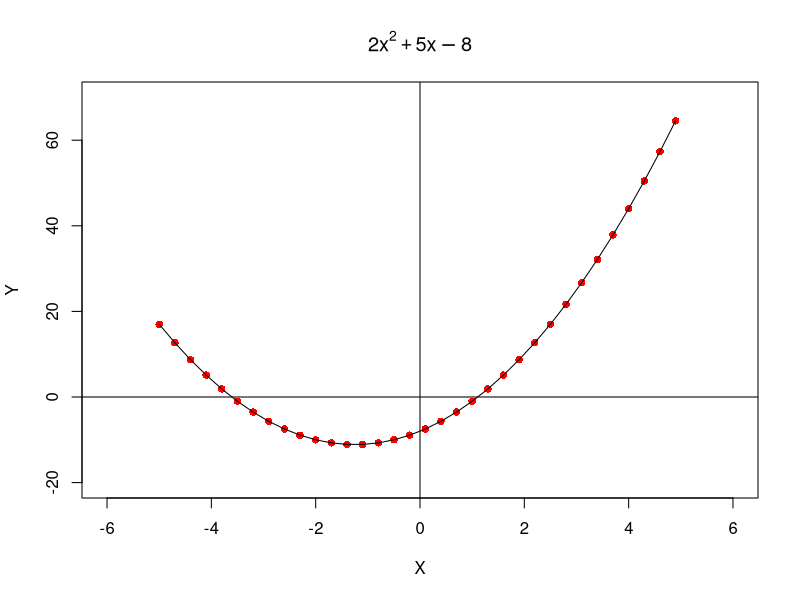
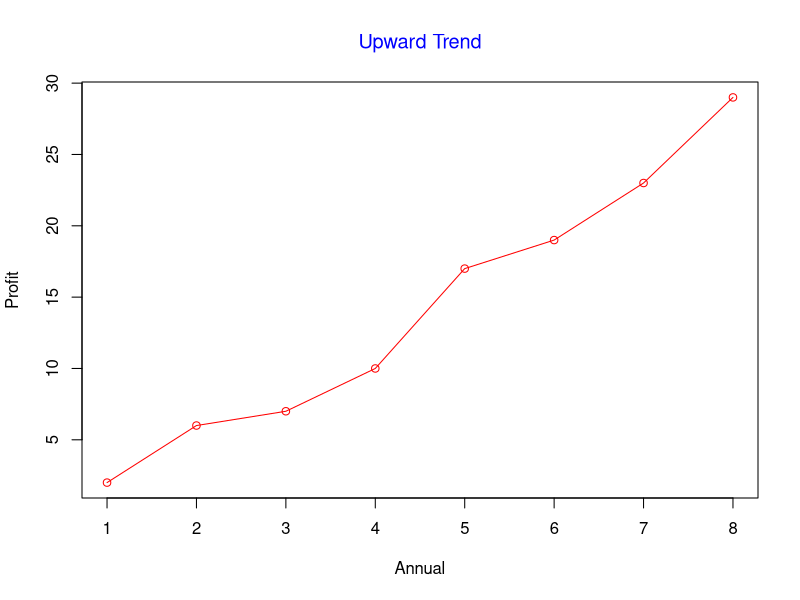
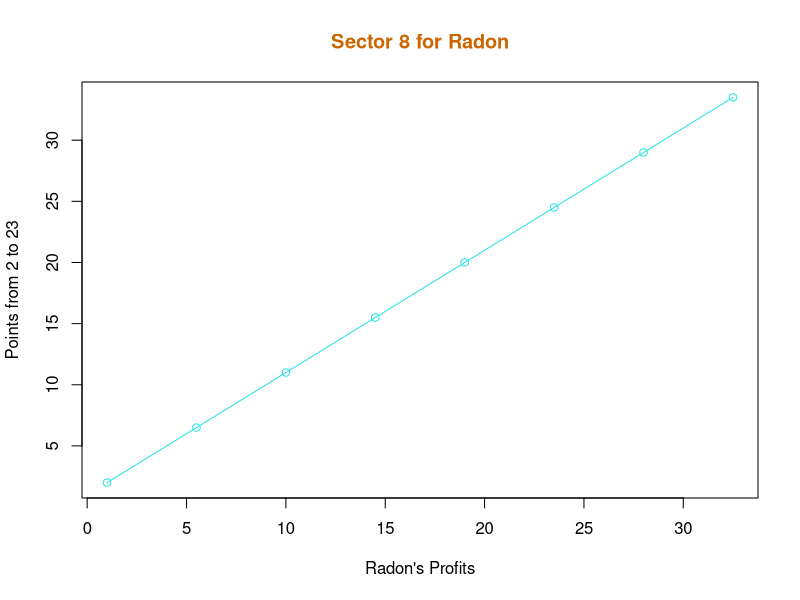
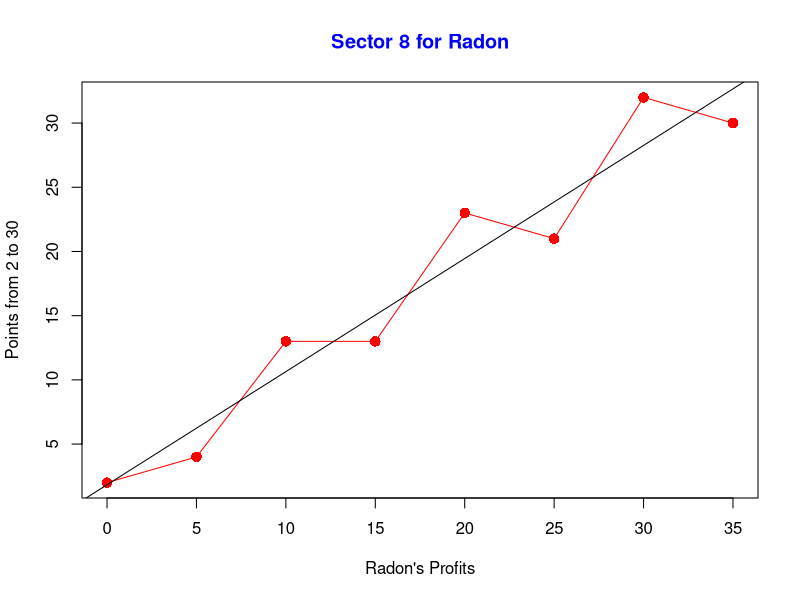

The R script that drew these images, in order:
## ---- chunk 1
x <- seq(-5, 5, 0.3)
y <- 2*x^2 + 5*x-8
plot(x, y, pch = 16, col = "red", xlim = c(-6, 6), ylim = c(-20, 70),
     main = expression(2*x^2 + 5*x - 8), xlab = "X" , ylab = "Y")
lines(x, y)
abline(h = 0)
abline(v = 0)
## ---- chunk 2
X <- c(1, 2, 3,  4,  5,  6,  7,  8)
Y <- c(2, 6, 7, 10, 17, 19, 23, 29)
plot(X, Y, type = "o", col = "red", xlab = "Annual", ylab = "Profit")
title(main = "Upward Trend", font.main = 1, col.main = "blue")
## ---- chunk 3
X <- c(1,5.5,10,14.5,19,23.5,28,32.5)
Y <- c(2,6.5,11,15.5,20,24.5,29,33.5)
k <- 8
min <- 2
max <- 23
name <- "Radon"
plot(X, Y, type="o", col="581", xlab = paste(name, "'s Profits", sep = ""),
     ylab = paste("Points from ", min, " to ", max,  sep = ""))
title(main = paste("Sector ", k, " for ", name, sep = ""), font.main = 2,
      col.main = "#CC6600")
## ---- chunk 4
X <- c(0,5,10,15,20,25,30,35)
Y <- c(2,4,13,13,23,21,32,30)
s <- 8
min <- 2
max <- 30
name <- "Radon"
plot(X, Y, type = "o", col = "red",
     main = paste("Sector ", s, " for ", name, sep = ""), pch = 16, cex = 1.4,
     font.main = 2, col.main = "blue",
     xlab = paste(name, "'s Profits", sep = ""),
     ylab = paste("Points from ", min, " to ", max,  sep = ""))
abline(lm(Y ~ X))
